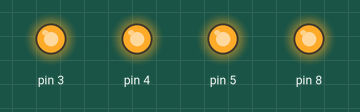
Simulated run of this sketch. Board: Arduino Uno, built with avr-gcc and run on an emulated ATmega328P. Shown: output pins drawn as LEDs (lit = HIGH).

Above: at 0.5 s.
At 3.5 s:
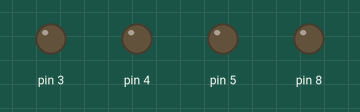
Timing chart, 0 to 4.6 s (numbered marks = the images above):
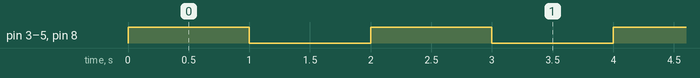

The sketch:

piscando_4_leds.ino
```cpp
//c++

void setup() {
  // put your setup code here, to run once:
//  Pisca 4 leds
// declarar as variaveis
 pinMode (8,OUTPUT);
 pinMode(4,OUTPUT);
 pinMode(3,OUTPUT);
 pinMode(5,OUTPUT);
}

void loop() {
  // put your main code here, to run repeatedly:
//  liga os 4 leds
  digitalWrite(4,HIGH);
  digitalWrite(8,HIGH);
  digitalWrite(3,HIGH);
  digitalWrite(5,HIGH);
//  esperar 1 segundo
  delay(1000);
//  desligas os 4 leds
  digitalWrite(4, LOW);
  digitalWrite(8, LOW);
  digitalWrite(3,LOW);
  digitalWrite(5,LOW);
//  esperar 1 segundo
delay(1000);
}
```

Measured:
- by itself, pin 3–5, pin 8: alternates HIGH for 1.0 s and LOW for 1.0 s
